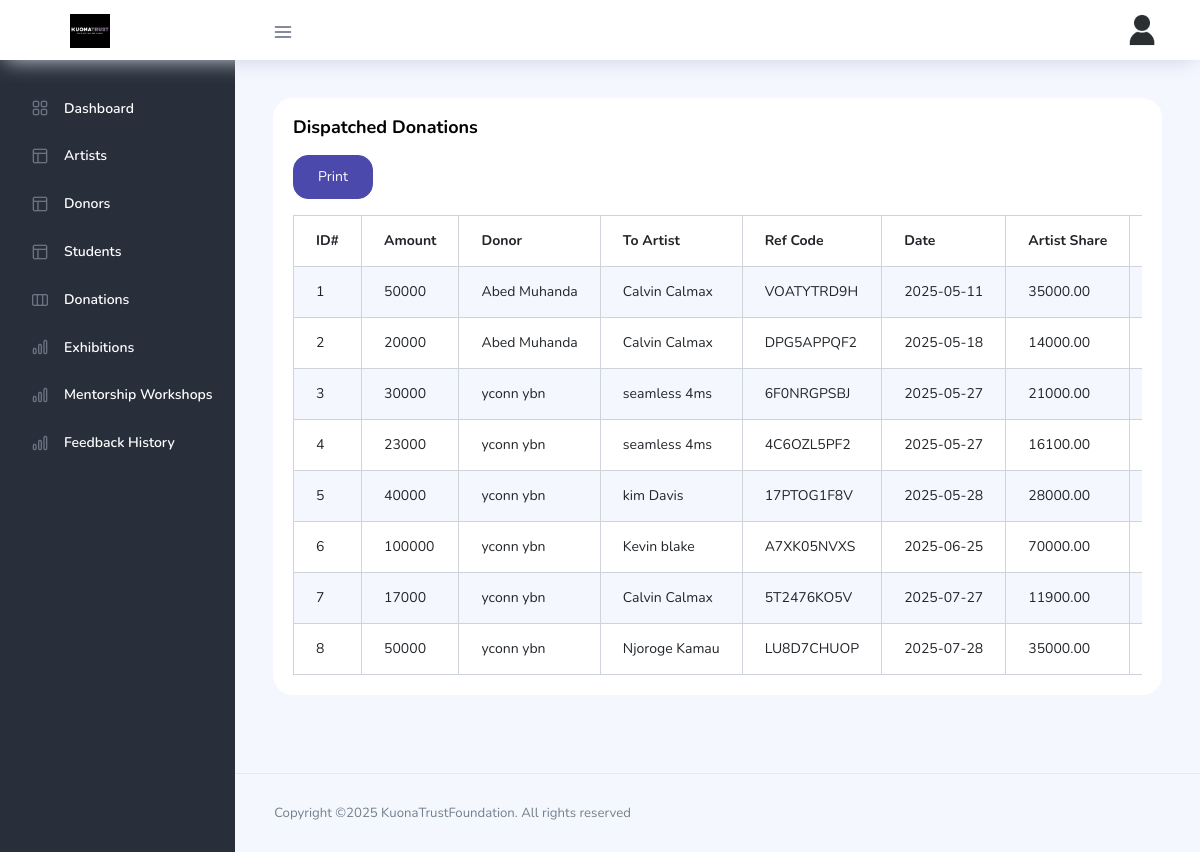
Screenshot of /dispatchedonations.php with the database file from the repository.
### tables this page shows
CREATE TABLE `donations` (
  `donation_id` int(11) NOT NULL,
  `art_id` int(11) DEFAULT NULL,
  `artist_id` int(11) DEFAULT NULL,
  `donor_id` int(11) NOT NULL,
  `amount` varchar(50) NOT NULL,
  `payment_method` varchar(50) NOT NULL,
  `reference_code` varchar(20) NOT NULL,
  `donation_date` varchar(50) NOT NULL,
  `artist_share` decimal(12,2) DEFAULT NULL,
  `company_share` decimal(12,2) DEFAULT NULL,
  `donation_status` int(11) NOT NULL DEFAULT 1,
  `donation_for` varchar(50) DEFAULT 'Artwork'
);

### dispatchedonations.php (the view, shortened to what this page needs)
<?php
include('dbconnect.php');
?>
<!DOCTYPE html>
<html lang="en">
<head>
  <link rel="stylesheet" href="vendors/feather/feather.css">
  <link rel="stylesheet" href="vendors/ti-icons/css/themify-icons.css">
  <link rel="stylesheet" href="vendors/css/vendor.bundle.base.css">
  <link rel="stylesheet" href="css/vertical-layout-light/style.css">
</head>
<body>
  <div class="container-scroller">
    <?php include 'partials/navbar.php' ?>
    <div class="container-fluid page-body-wrapper">
      <?php include 'partials/sidebar.php' ?>
      <div class="main-panel">
        <div class="content-wrapper">
          <div class="row">
            <div class="col-lg-12 grid-margin stretch-card">
              <div class="card">
                <div class="card-body">
                  <h4 class="card-title">Dispatched Donations</h4>
                  <button onclick="printReport()" class="btn btn-primary mb-3">Print</button>
                  <div class="table-responsive">
                    <table id="zero_config" class="table table-striped table-bordered">
                      <thead>
                        <tr>
                          <th>ID#</th>
                          <th>Amount</th>
                          <th>Donor</th>
                          <th>To Artist</th>
                          <th>Ref Code</th>
                          <th>Date</th>
                          <th>Artist Share</th>
                          <th>Company Share</th>
                        </tr>
                      </thead>
                      <tbody>
                        <?php
                        $select = "SELECT
                            d.donation_id,
                            d.amount,
                            d.reference_code,
                            d.donation_date,
                            d.artist_share,
                            d.company_share,
                            d.payment_method,
                            CONCAT(dn.first_name, ' ', dn.last_name) AS donor_name,
                            CONCAT(c.first_name, ' ', c.last_name) AS artist_name
                          FROM
                            donations d
                          INNER JOIN
                            clients c ON d.artist_id = c.client_id
                          INNER JOIN
                            donors dn ON d.donor_id = dn.donor_id
                          WHERE
                            d.donation_status IN ('3', '4')";
                        $query = mysqli_query($db, $select);
                        while ($row = mysqli_fetch_array($query)) {
                        ?>
                          <tr class="odd gradeX">
                            <td><?php echo $row['donation_id'] ?></td>
                            <td><?php echo $row['amount'] ?></td>
                            <td><?php echo $row['donor_name'] ?></td>
                            <td><?php echo $row['artist_name'] ?></td>
                            <td><?php echo $row['reference_code'] ?></td>
                            <td><?php echo $row['donation_date'] ?></td>
                            <td><?php echo $row['artist_share'] ?></td>
                            <td><?php echo $row['company_share'] ?></td>
                          </tr>
                        <?php } ?>
                      </tbody>
                    </table>
                  </div>
                </div>
              </div>
            </div>
          </div>
        </div>
        <?php include 'partials/footer.php' ?>
      </div>
    </div>
  </div>
</body>
</html>

### rows the page displays
donations: donation_id "1", amount "50000", donor_name "Abed Muhanda", artist_name "Calvin Calmax", reference_code "VOATYTRD9H", donation_date "2025-05-11", artist_share "35000.00"
donations: donation_id "2", amount "20000", donor_name "Abed Muhanda", artist_name "Calvin Calmax", reference_code "DPG5APPQF2", donation_date "2025-05-18", artist_share "14000.00"
donations: donation_id "3", amount "30000", donor_name "yconn ybn", artist_name "seamless 4ms", reference_code "6F0NRGPSBJ", donation_date "2025-05-27", artist_share "21000.00"
donations: donation_id "4", amount "23000", donor_name "yconn ybn", artist_name "seamless 4ms", reference_code "4C6OZL5PF2", donation_date "2025-05-27", artist_share "16100.00"
donations: donation_id "5", amount "40000", donor_name "yconn ybn", artist_name "kim Davis", reference_code "17PTOG1F8V", donation_date "2025-05-28", artist_share "28000.00"
donations: donation_id "6", amount "100000", donor_name "yconn ybn", artist_name "Kevin blake", reference_code "A7XK05NVXS", donation_date "2025-06-25", artist_share "70000.00"
donations: donation_id "7", amount "17000", donor_name "yconn ybn", artist_name "Calvin Calmax", reference_code "5T2476KO5V", donation_date "2025-07-27", artist_share "11900.00"
donations: donation_id "8", amount "50000", donor_name "yconn ybn", artist_name "Njoroge Kamau", reference_code "LU8D7CHUOP", donation_date "2025-07-28", artist_share "35000.00"
